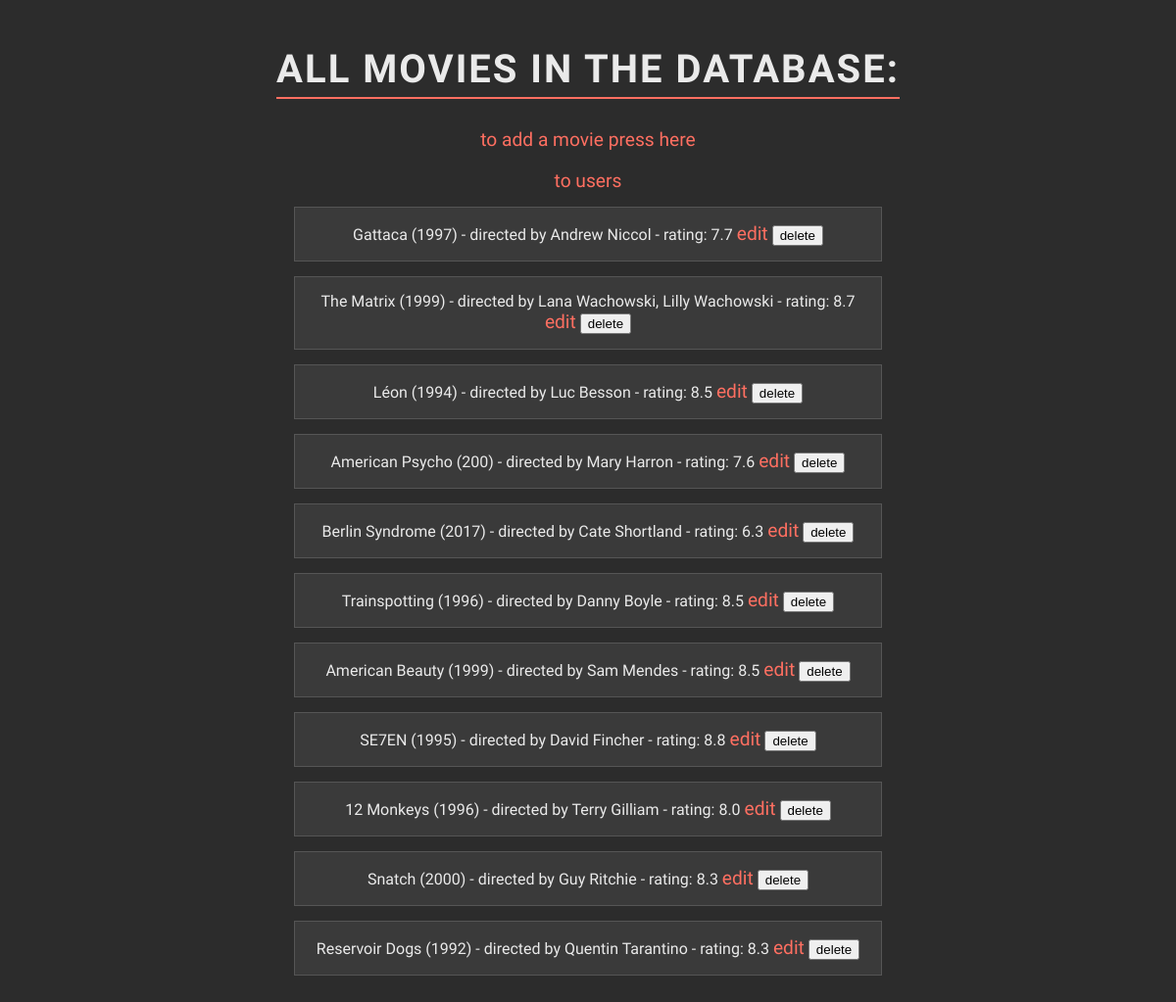
Before: /movies with the older database file.
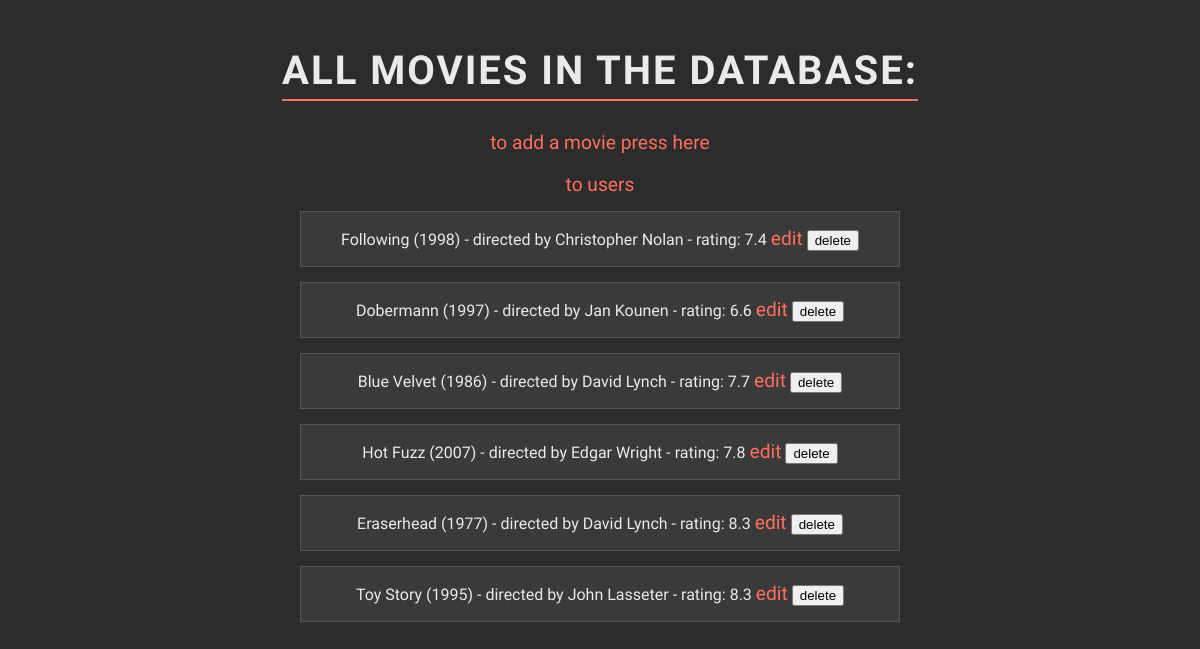
After: the same page with the newer database file.
### data_models.py (models this page shows, shortened)
class Movie(db.Model):
    __tablename__ = 'movies'
    movie_id = db.Column(db.Integer, primary_key=True, autoincrement=True)
    title = db.Column(db.String(250), nullable=False)
    director = db.Column(db.String(200), nullable=False)
    release_year = db.Column(db.Integer, nullable=False)
    movie_rating = db.Column(db.Float, nullable=False)
    users = relationship('User', secondary=user_movies, back_populates='movies')

### app.py (the view)
@app.route('/movies', methods=['GET'])
def list_movies():
    movies = data_manager.get_all_movies()
    return render_template('movies.html', movies=movies)

### datamanager/sqlite_data_manager.py (called while the page is built)
    def get_all_movies(self):
        with self.app.app_context():
            return self.db.session.query(Movie).all()

### templates/movies.html (shortened to what this page needs)
<!DOCTYPE html>
<html lang="en">
<head>
</head>
<body>
    <h1>all movies in the  dataBase:</h1>
    <div>
        <a href="{{ url_for('add_movie') }}">to add a movie press here</a><br><br>
         <a href="{{ url_for('list_users') }}">to users</a>
    </div>
    {% if movies %}
        <ul>
            {% for movie in movies %}
            <li>
                {{ movie.title }} ({{ movie.release_year }}) - directed by {{ movie.director }} - rating: {{ movie.movie_rating }}
                <a href="{{ url_for('update_movie', movie_id=movie.movie_id) }}">edit</a>
                <form id="delete-form-{{ movie.movie_id }}" action="{{ url_for('delete_movie', movie_id=movie.movie_id) }}" method="POST" style="display: inline;">
                    <button type="button" onclick="confirmDeletion({{ movie.movie_id }})">delete</button>
                </form>
            </li>
            {% endfor %}
        </ul>
    {% else %}
        <p>no movies found in dataBase</p>
    {% endif %}
</body>
</html>

### templates/movies.html (style rules this page uses)
body { background-color: #2C2C2C; font-family: 'Quicksand', sans-serif; color: #EAEAEA; text-align: center; margin: 0; padding: 20px; }
h1 { font-family: 'Quicksand', sans-serif; font-size: 2.5rem; color: #EAEAEA; margin-bottom: 30px; text-transform: uppercase; letter-spacing: 2px; border-bottom: 2px solid #FF6F61; display: inline-block; padding-bottom: 5px; }
ul { list-style-type: none; padding: 0; max-width: 600px; margin: 0 auto; }
li { background-color: #3A3A3A; border: 1px solid #555; margin: 15px 0; padding: 15px; transition: background-color 0.3s, transform 0.3s; }
a { text-decoration: none; color: #FF6F61; font-weight: 500; font-size: 1.2rem; transition: color 0.3s; }

Changed rows visible on the page:
removed Movie: title "Gattaca", release_year "1997", director "Andrew Niccol", movie_rating "7.7"
removed Movie: title "The Matrix", release_year "1999", director "Lana Wachowski, Lilly Wachowski", movie_rating "8.7"
removed Movie: title "American Psycho", release_year "200", director "Mary Harron", movie_rating "7.6"
removed Movie: title "Berlin Syndrome", release_year "2017", director "Cate Shortland", movie_rating "6.3"
removed Movie: title "Trainspotting", release_year "1996", director "Danny Boyle", movie_rating "8.5"
removed Movie: title "American Beauty", release_year "1999", director "Sam Mendes", movie_rating "8.5"
removed Movie: title "12 Monkeys", release_year "1996", director "Terry Gilliam", movie_rating "8.0"
removed Movie: title "Snatch", release_year "2000", director "Guy Ritchie", movie_rating "8.3"
removed Movie: title "Reservoir Dogs", release_year "1992", director "Quentin Tarantino", movie_rating "8.3"
changed Movie: title "Léon" → "Following"; release_year "1994" → "1998"; director "Luc Besson" → "Christopher Nolan"; movie_rating "8.5" → "7.4"
added Movie: title "Dobermann", release_year "1997", director "Jan Kounen", movie_rating "6.6"
added Movie: title "Blue Velvet", release_year "1986", director "David Lynch", movie_rating "7.7"
added Movie: title "Hot Fuzz", release_year "2007", director "Edgar Wright", movie_rating "7.8"
added Movie: title "Eraserhead", release_year "1977", director "David Lynch", movie_rating "8.3"
changed Movie: title "SE7EN" → "Toy Story"; director "David Fincher" → "John Lasseter"; movie_rating "8.8" → "8.3"
